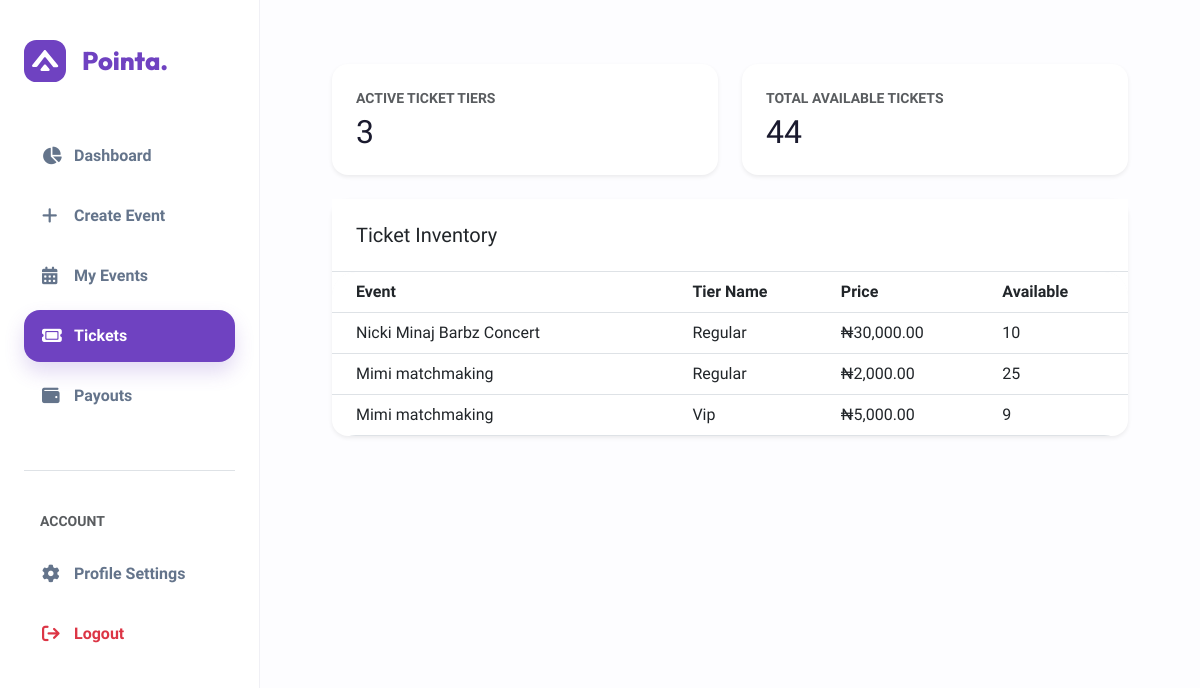
Before: /organizer/tickets/ (signed in) with the older database file.
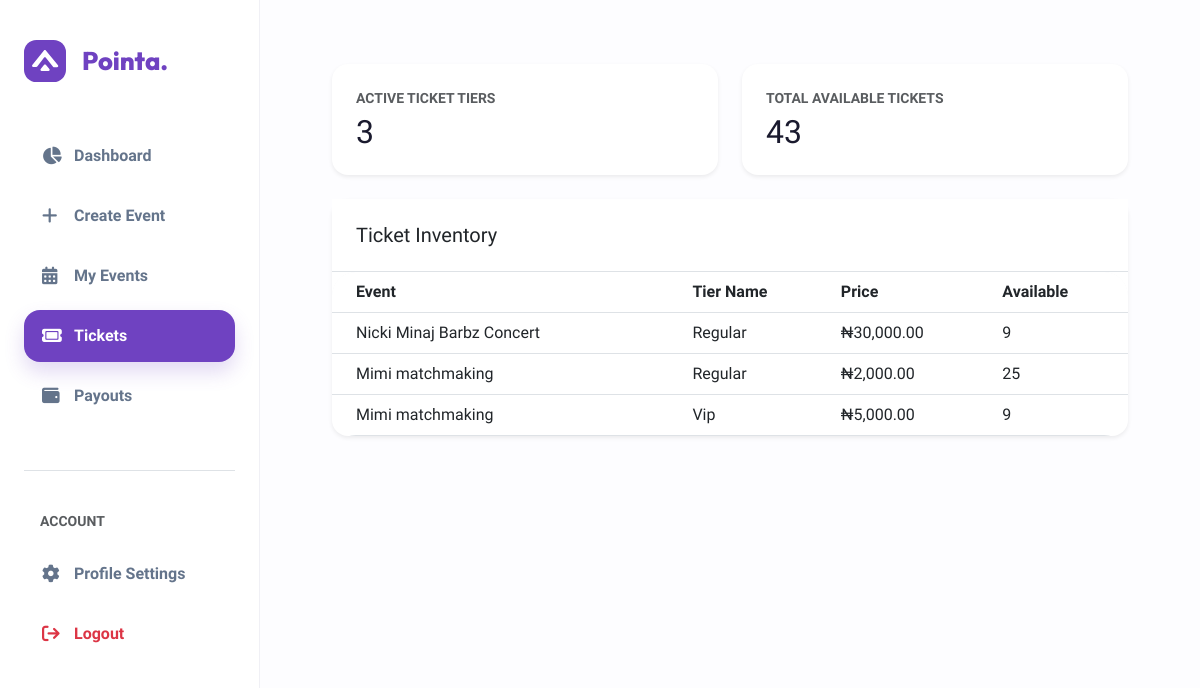
After: the same page with the newer database file.
### events/models.py (models this page shows, shortened)
class Ticket(models.Model):
    event = models.ForeignKey(
        Event,
        on_delete=models.CASCADE,
        related_name="tickets"
    )
    name = models.CharField(max_length=50)
    price = models.DecimalField(max_digits=10, decimal_places=2)
    quantity_available = models.PositiveIntegerField()

### events/views.py (the view)
# urls.py: path('organizer/tickets/', views.organizer_tickets, name='organizer_tickets'),
@login_required(login_url='organizer_login')
def organizer_tickets(request):
    try:
        organizer = request.user.organizer
    except Organizer.DoesNotExist:
        return redirect('organizer_login')
    events = Event.objects.filter(
        organizer=organizer
    ).prefetch_related('tickets')  # ← use your related_name here
    total_tiers = 0
    total_stock = 0
    for event in events:
        tiers = event.tickets.all()  # ← use related_name
        total_tiers += tiers.count()
        total_stock += sum(t.quantity_available for t in tiers)
    context = {
        "events": events,
        "total_tiers": total_tiers,
        "total_stock": total_stock,
    }
    return render(request, "events/organizer_tickets.html", context)

### events/templates/events/organizer_tickets.html (shortened to what this page needs)
{% extends 'events/org_dashboard.html' %}
{% load humanize %}
{% block content %}
<div class="container-fluid py-4">
    <div class="row g-4 mb-4">
        <div class="col-md-6">
            <div class="p-4 bg-white shadow-sm rounded-4">
                <p class="text-muted small fw-bold mb-1 text-uppercase">Active Ticket Tiers</p>
                <h2 class="fw-800 mb-0">{{ total_tiers }}</h2>
            </div>
        </div>
        <div class="col-md-6">
            <div class="p-4 bg-white shadow-sm rounded-4">
                <p class="text-muted small fw-bold mb-1 text-uppercase">Total Available Tickets</p>
                <h2 class="fw-800 mb-0">{{ total_stock|intcomma }}</h2>
            </div>
        </div>
    </div>
    <div class="card border-0 shadow-sm rounded-4">
        <div class="p-4 border-bottom bg-white">
            <h5 class="fw-800 mb-0">Ticket Inventory</h5>
        </div>
        <div class="table-responsive">
            <table class="table align-middle mb-0">
                <thead class="bg-light">
                    <tr>
                        <th class="ps-4">Event</th>
                        <th>Tier Name</th>
                        <th>Price</th>
                        <th>Available</th>
                    </tr>
                </thead>
                <tbody>
                    {% for event in events %}
                        {% for ticket in event.tickets.all %}
                        <tr>
                            <td class="ps-4 fw-700">{{ event.title }}</td>
                            <td>{{ ticket.name }}</td>
                            <td>₦{{ ticket.price|intcomma }}</td>
                            <td>{{ ticket.quantity_available }}</td>
                        </tr>
                        {% empty %}
                        <tr>
                            <td colspan="4" class="text-center py-4">
                                No ticket tiers created for this event.
                            </td>
                        </tr>
                        {% endfor %}
                    {% endfor %}
                </tbody>
            </table>
        </div>
    </div>
</div>
{% endblock %}

Changed rows visible on the page:
changed Ticket (number 1 of 3 on the later page): quantity_available "10" → "9"
Other visible differences:
{{ total_stock|intcomma }}: "44" → "43"
